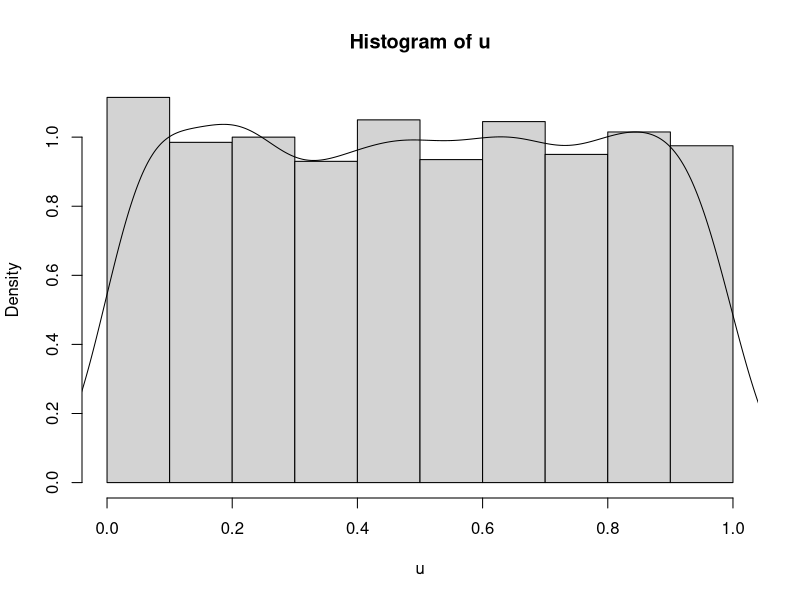
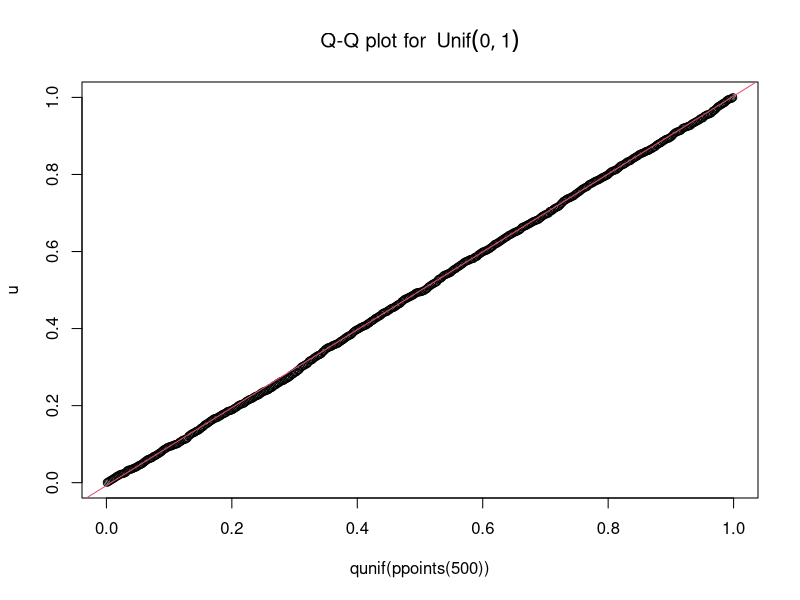
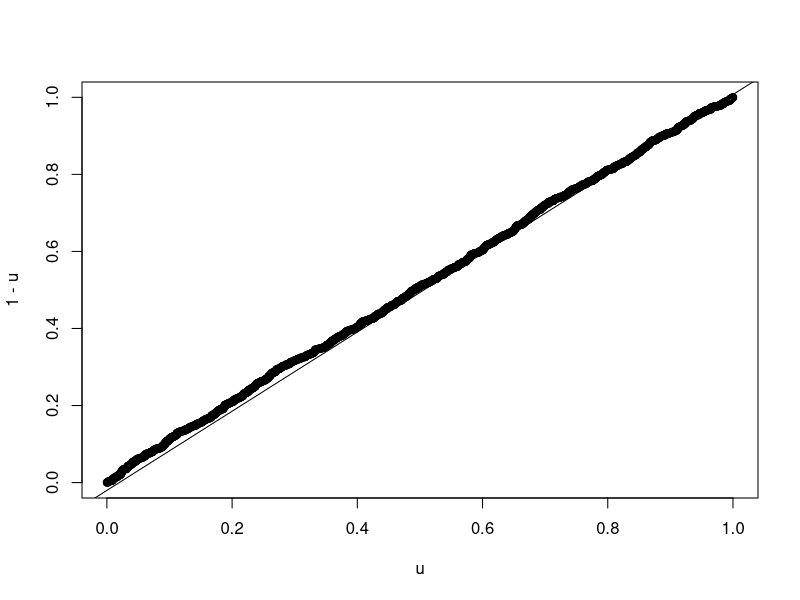
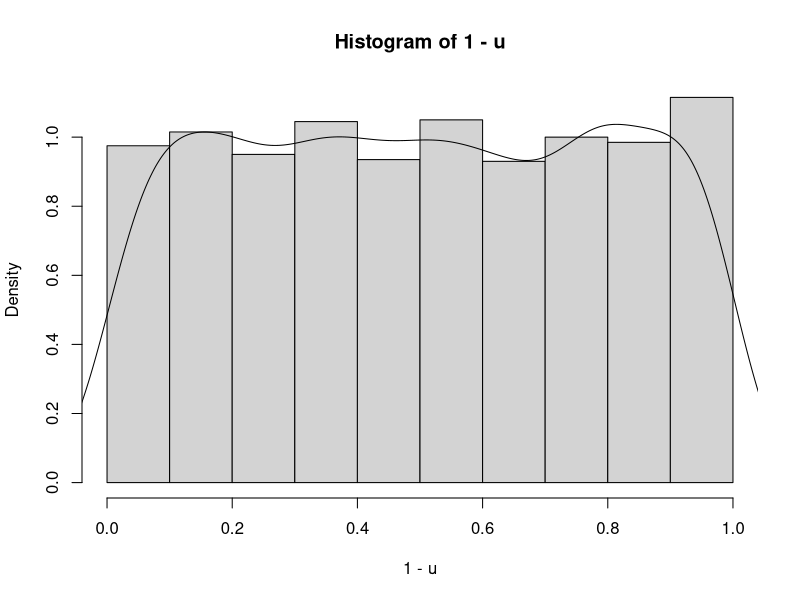
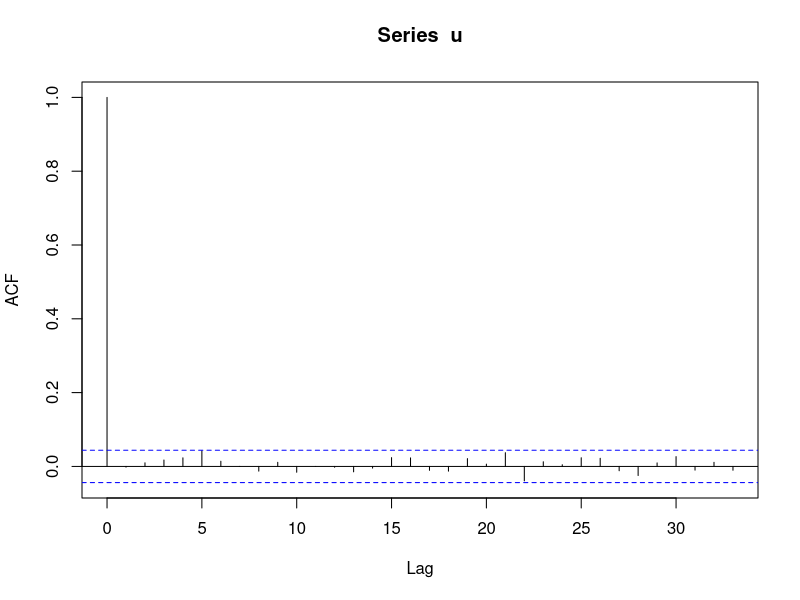
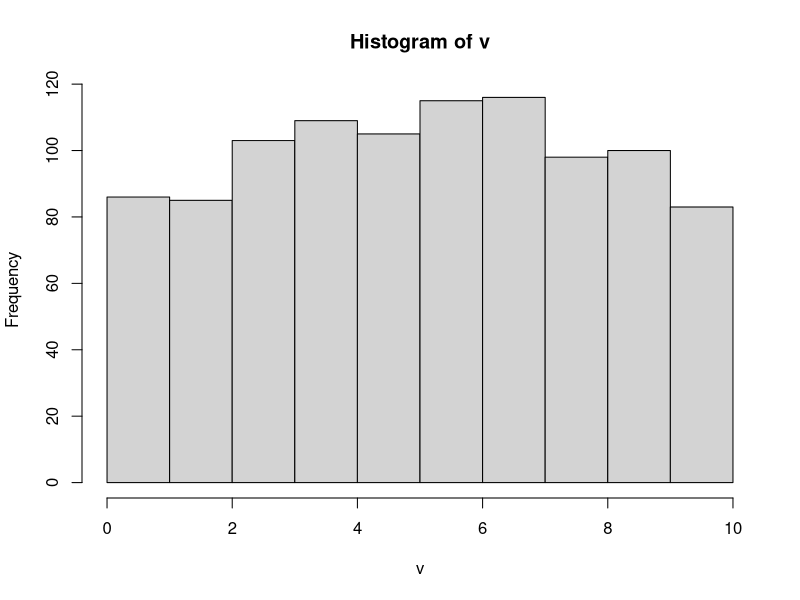
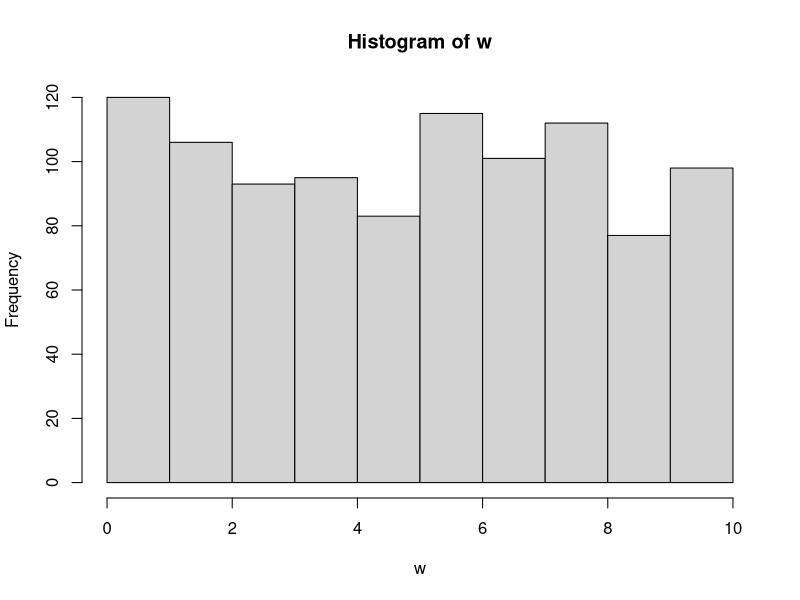
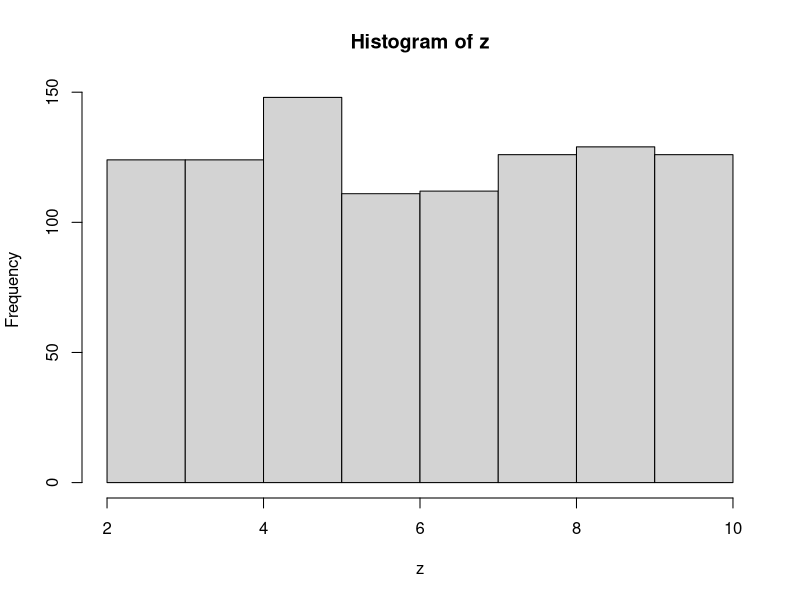

These charts were generated, in order, by the following R code:
## ---- chunk 1
knitr::opts_chunk$set(echo = TRUE)
## ---- chunk 2

u = runif(2000)

#par(mfrow=c(1,2))
hist(u, probability=TRUE)
lines(density(u), xlim=c(0,1))
#par(mfrow=c(1,1))

## Q-Q plot for `runif` data against true theoretical distribution:
qqplot(qunif(ppoints(500)), u,
      main = expression("Q-Q plot for" ~~ {Unif(0,1)}))
qqline(u, distribution = qunif,
      prob = c(0.1, 0.6), col = 2)


qqplot(u,1-u)
qqline(u, distribution = qunif)

hist(1-u, probability = TRUE) ## also follows a uniform dist
lines(density(1-u), xlim=c(0,1))

acf(u) ## autocorrelation of random number generation

## ---- chunk 3
v = 10 * runif(1000, 0, 1) ## v ~ unif(0, 10)
hist(v)

w = runif(1000, 0, 10) ## unif(0, 10)
hist(w)


## z = unif(0,8) + 8
z = runif(1000, 0, 8) + 2 ## v ~ unif(2, 10)
hist(z)
## ---- chunk 4
N = 10^4
u = runif(N)

fInv = function(u){
  (-1/5) * log(u) ## or log(1-u)
}

outSamples = fInv(u)


hist(outSamples, probability = TRUE)
lines(x = ppoints(200), y = dexp(x = ppoints(200), rate = 5), 
      col = "blue")
hist(rexp(n = N, rate = 5), probability = TRUE)
lines(x = ppoints(200), y = dexp(x = ppoints(200), rate = 5), 
      col = "blue")



qqplot(qunif(ppoints(500)), outSamples,
      main = expression("Q-Q plot for" ~~ {Exp(5)}))
qqline(outSamples, distribution = qexp,
      prob = c(0.1, 0.9), col = 2)



## ---- chunk 5

n = 1000

U =runif(n)

a = 3
b = 2

X = b*(1-U)^(-1/a)

hist(X, probability = TRUE, breaks = 25, xlim =c(0, 45),main = "Inverse Transform: Pareto(3,2)")

pareto = function(x){(a*(b^a)/x^(a+1))}
curve(pareto(x), from = 0, to = 40, add = TRUE, col = "blue")

plot(density(X), main = "Density Plot of Inverse Transform: Pareto(3, 2)")
curve(pareto(x), from = 0, to = 40, add = TRUE, col = "blue")


## ---- chunk 6
cdf = c(0.0, 0.1, 0.3, 0.5, 0.7, 1.0)
results = numeric(length = 1000) ## creates a vector of zeros
u = runif(1000)
for(i in 2:6){
    ind = (cdf[i-1] < u) & (u <= cdf[i])
    results[ind] <- (i-2)
}

table(results) / 1000


hist(results, probability = TRUE)

## ---- chunk 7
## Accept-Reject
M = 1.5
X = rep(x = NA, 5) ## create a vector of length 5 of NAs
set.seed(123)
f <- function(x){ 6*x*(1 - x)} ## pdf of Beta(2,2)
g <- function(x){ 1 } ## pdf of Unif(0,1) is just 1

for(i in 1:5){
  print(paste("Run: ", i))
  u = runif(1)
  print(u)
  y = runif(1)
  print(y)
  accept <- u <= f(y)/(M* g(y))
  print(paste("Accept? ", accept))
  if(accept){
    X[i] <- y
  }
  
}

print(X)



## ---- chunk 8
X = rep(NA, 10000)
M = 1.5
i = 0 ## index set to start at 0
while(sum(is.na(X))){
  U = runif(1)
  Y = runif(1)
  accept <- U <= f(Y)/(M*g(Y))
  #print(paste("Accept? ", accept))
  if(accept){
    i = i+1 ## update the index
    X[i] <- Y
  }
}


hist(X, xlab = "X", main = "Beta(2,2) from Accept-Reject algorithm", 
     probability = TRUE)
beta <- function(x) 6*x*(1-x)
curve(expr = beta, from = 0, to = 1, add = TRUE)

## ---- chunk 9

par(mfrow=c(1,2))
curve(expr = beta, from = 0, to = 1, 
      xlim = c(-0.5, 1.5), ylim = c(0,2),
      main = "Beta(2,2) Density with Unif(0,1)",
      xlab = "x", ylab = "density")

x = seq(from = -1, to = 2, by = 0.01)
Unif1 = function(x){ ifelse(x >= 0 & x <= 1, 1, 0) }
polygon(x, Unif1(x), lty = 9)


curve(expr = beta, from = 0, to = 1, 
      xlim = c(-0.2, 1.2), ylim = c(0,2),
      main = "Beta(2,2) with M*Unif(0,1)",
      xlab = "x", ylab = "density")

Unif2 = function(x){ ifelse(x >= 0 & x <= 1, 1*M, 0) }
polygon(x, Unif2(x), lty = 2)

#abline(h = 1.5, col = "red")
par(mfrow=c(1,1))


## ---- chunk 10
N = 10000
U = runif(N)
Y = runif(N)
M = 1.5

f <- function(x){ 6*x*(1 - x)} ## pdf of Beta(2,2)
g <- function(x){ 1 } ## pdf of Unif(0,1) is just 1

accept <- U*M < f(Y)/(g(Y))

mean(accept) ## acceptance rate
print(1/M) ## probability of acceptance

plot(Y, U*M, col = as.numeric(accept)+3, 
     xlim = c(-0.2, 1.2), ylim = c(0,2),
     main = "Accept-Reject with M = 1.5")



curve(expr = beta, from = 0, to = 1, 
      xlim = c(-0.5, 1.5), ylim = c(0,2),
      main = "Beta(2,2) with M*Unif(0,1)",
      xlab = "x", ylab = "density", add = TRUE,
      lwd = 4)

Unif2 = function(x){ ifelse(x >= 0 & x <= 1, 1*M, 0) }
polygon(x, Unif2(x), lty = 2, lwd = 2)

## ---- chunk 11
## let's simulate 10,000 samples from bin(n=10, p = 0.3)
N = 10000
n = 10
p = 0.3
x = as.numeric(runif(n = (n*N)) <= p) ## convert bools to 1 and 0
m = matrix(data = x, nrow = N, ncol = n)
Binom_samples = rowSums(m) 

par(mfrow = c(1,2))
hist(Binom_samples, probability = TRUE, main = "Binom(10,0.3) from Unif(0,1)")
hist(rbinom(n = N, size = n, prob = p), probability = TRUE, main = "rbinom(10,0.3)")
par(mfrow=c(1,1))



## ---- chunk 12

N = 1000

Z = rnorm(n = 2*N, mean = 0, sd = 1)
Z = matrix(data = Z, nrow = N, ncol = 2)

transfromation <- function(vec){
  R = sqrt(sum(vec^2))
  #R = sqrt(vec[1]^2 + vec[2]^2)
  return(R)
}


R_Out = apply(X = Z, MARGIN = 1, FUN = transfromation)

hist(R_Out)

## compare with Rayleigh {VGAM}	

sqrt(pi/2) ## theoretical mean
mean(R_Out) ## calculated mean
